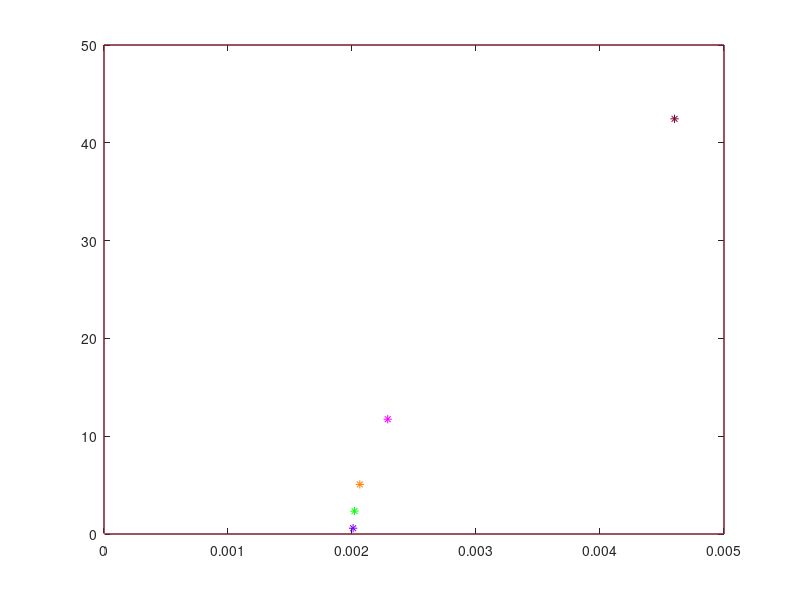

Recreate this plot in MATLAB. (Note: this script raises an error after producing the figure.)
clc
clear

plot(0, 0, 'Color', [1 1 1])
hold on

EQ_Points_x = [0.004601; 0.002288; 0.002063; 0.00202; 0.002009];
EQ_Points_y = [42.45;       11.74;       5.073;       2.341;     0.5915];
EQ_Points_Color = [.5 0 .2;
                                      1 0 1;
                                      1 .5 0;
                                      0 1 0;
                                      .5 0 1];
for i = 1:5
    EQ_Points = plot(EQ_Points_x(i), EQ_Points_y(i), '*', 'Color', EQ_Points_Color(i, :));
end

% Draw Box
NOA = line([0 0], [0 50]);
line([.005 .005], [0 50])
line([0 .005], [0 0])
line([0 .005], [50 50])

x = [-0.004; -0.003; -0.002; -0.0003; -0.0002; -0.0001; 10^-20; 0.0001; 0.002; 0.003; 0.004];
y = ones(1, 11)*-86.5;

BoBoA = plot(x, y, 'O black');
plot(x, y, 'red');
axis([-.006 .006 -150 60])

title(['Boundaries of Basins of Attraction']);
xlabel('m_a [kg]')
ylabel('\omega_e [rad/s]')
legend([EQPoint NOA BoBoA], 'Equilibrium Point', 'Normal Operating Area', 'Boundary of Basin of Attraction', 'Location', 'Best');